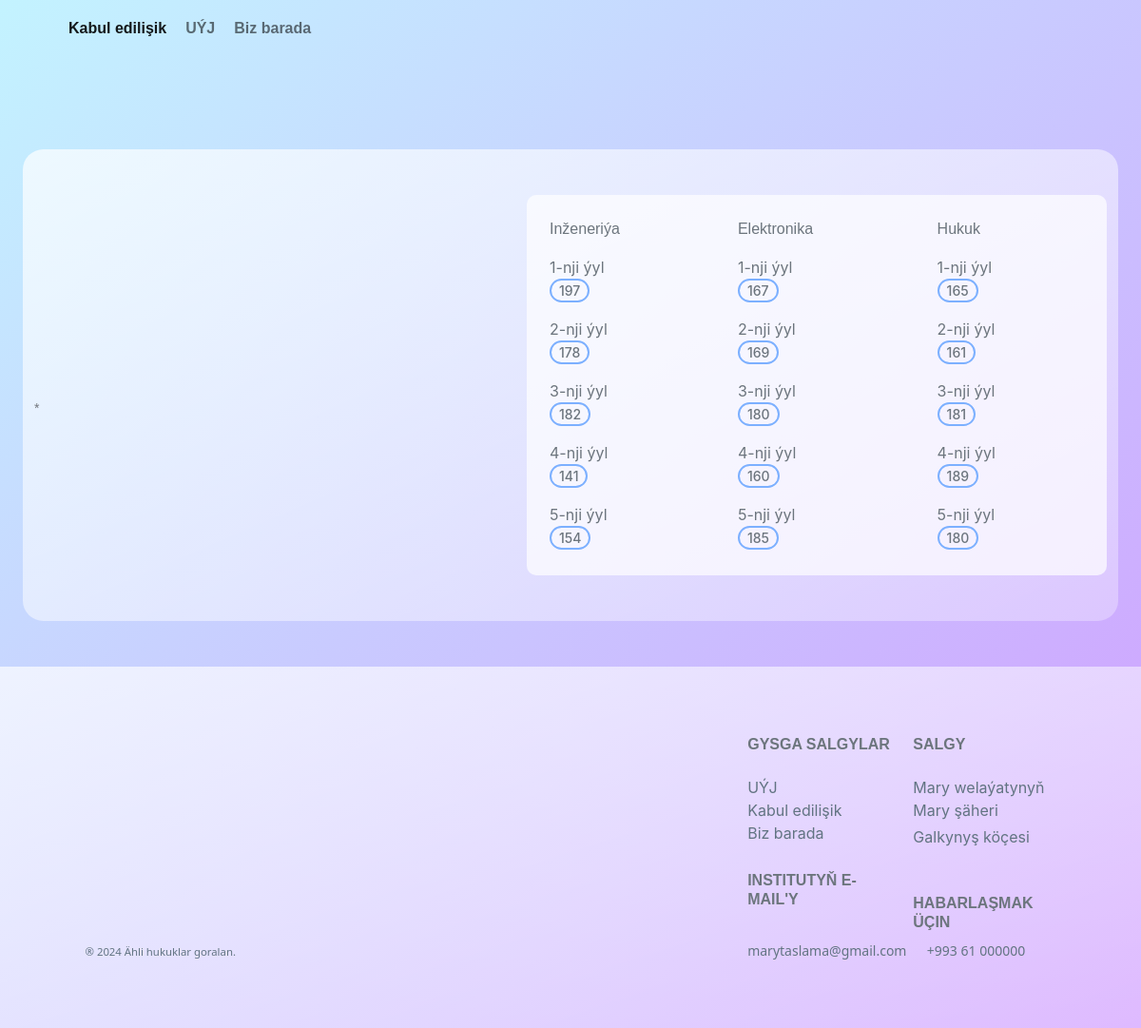
Before: /admissions/ with the older database file.
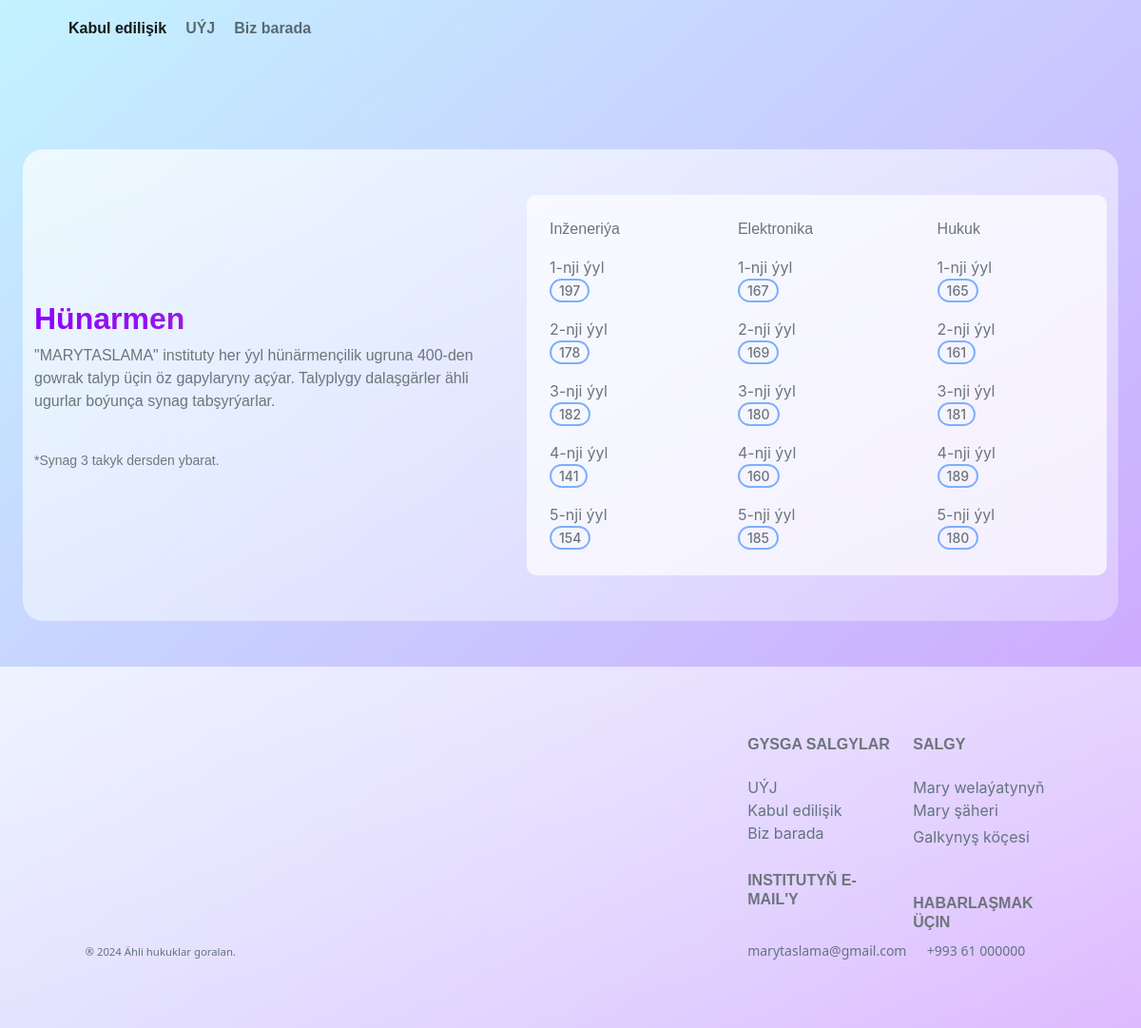
After: the same page with the newer database file.
### UniWeb/models.py (models this page shows, shortened)
class AdmissionsPage(models.Model):
    header = models.CharField(max_length=200)
    content = models.CharField(max_length=750)
    muted_text = models.CharField(max_length=150)

### pages/views.py (the view)
# urls.py: path("admissions/", admissions_view, name="admissions_view"),
def admissions_view(request, *args, **kwargs):
    try:
        context = {"page_data": AdmissionsPage.objects.all()[0]}
    except:
        context = {}
    faculty_names = [faculty.name for faculty in Faculty.objects.all()[:3]]
    students_count = [
        [faculty.first_year_students for faculty in Faculty.objects.all()[:3]]
    ]
    students_count.append(
        [faculty.second_year_students for faculty in Faculty.objects.all()[:3]]
    )
    students_count.append(
        [faculty.third_year_students for faculty in Faculty.objects.all()[:3]]
    )
    students_count.append(
        [faculty.fourth_year_students for faculty in Faculty.objects.all()[:3]]
    )
    students_count.append(
        [faculty.fifth_year_students for faculty in Faculty.objects.all()[:3]]
    )
    context["faculty_names"] = faculty_names
    context["students_count"] = students_count
    return render(request, "admissions.html", context)

### templates/admissions.html (shortened to what the changed rows need)
{% extends "base.html" %}
{% load static %}
{% block css %}
    <link rel="stylesheet"
          type="text/css"
          href="{% static 'UniWeb/admissions.css' %}">
{% endblock %}
{% block content %}
    <div class="jumbotron d-flex align-items-start">
        <div class="container-fluid pt-lg-0 pt-3 top-fluid-container glass mb-5">
            <div class="container-xl my-border-m mb-5"
                 style="height: 1352px;
                        height: fit-content">
                <div class="row mt-md-5 mt-3 px-xl-0 px-3">
                    <div class="col-lg-5 pe-lg-0 px-0 d-flex flex-column justify-content-center">
                        <h2 class="gradient-purple fw-bold poppins">{{ page_data.header }}</h2>
                        <p class="text-muted poppins">{{ page_data.content }}</p>
                        <small class="text-black-50 poppins mt-md-4 fw-light">*{{ page_data.muted_text }}</small>
                    </div>
                    <div class="col-lg-7 px-lg-5 pe-lg-0 px-0 mt-lg-0 mt-4">
                        <div class="my-white-bg-high my-border-sm px-md-3 px-1 py-md-3 py-1"
                             style="height: 400px">
                            <table class="table table-borderless">
                                <thead>
                                    <tr>
                                        {% for faculty_name in faculty_names %}
                                            <th scope="col" class="text-secondary poppins" style="font-weight: 500;">{{ faculty_name }}</th>
                                        {% endfor %}
                                    </tr>
                                </thead>
                            </table>
                        </div>
                    </div>
                </div>
            </div>
        </div>
    </div>
{% endblock %}

Changed rows visible on the page:
added AdmissionsPage: header "Hünarmen", content "\"MARYTASLAMA\" instituty her ýyl hünärmençilik ugruna 400-den gowrak talyp üçin öz gapylaryny açýar. Talyplygy dalaşgärler ähli ugurlar boýunça synag tabşyrýarlar.", muted_text "Synag 3 takyk dersden ybarat."
